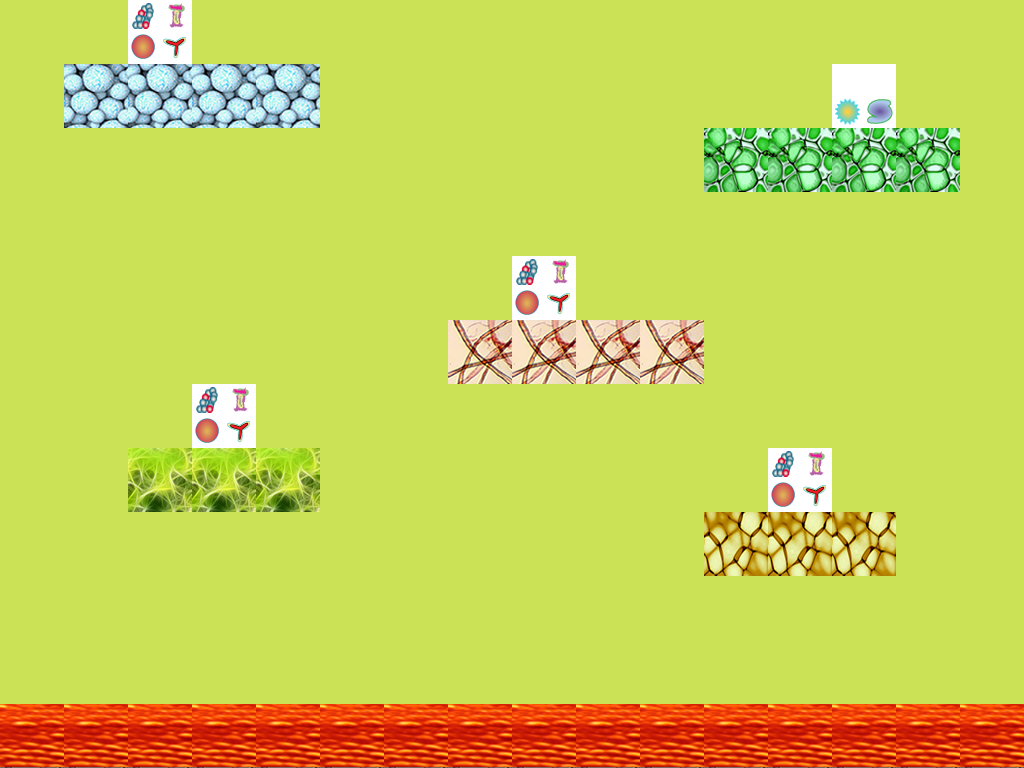

Tiled map render using the project's own tile images. Description and the whole map definition, tile-layer contents included, below:
An orthogonal 16x12 tile map with 64x64 px tiles, 1 tile layer (Capa de Patrones 1) and 10 objects (5x citrus.objects.platformer.box2d.Platform, citrus.objects.platformer.box2d.Coin, citrus.objects.platformer.box2d.Enemy, citrus.objects.platformer.box2d.Hero).

<map version="1.0" orientation="orthogonal" width="16" height="12" tilewidth="64" tileheight="64">
 <tileset firstgid="1" name="patrones03" tilewidth="64" tileheight="64">
  <image source="tilemap_02.png" width="265" height="199" />
 </tileset>
 <layer name="Capa de Patrones 1" width="16" height="12">
  <data>
   <tile gid="7" />
   <tile gid="7" />
   <tile gid="12" />
   <tile gid="7" />
   <tile gid="7" />
   <tile gid="7" />
   <tile gid="7" />
   <tile gid="7" />
   <tile gid="7" />
   <tile gid="7" />
   <tile gid="7" />
   <tile gid="7" />
   <tile gid="7" />
   <tile gid="7" />
   <tile gid="7" />
   <tile gid="7" />
   <tile gid="7" />
   <tile gid="6" />
   <tile gid="6" />
   <tile gid="6" />
   <tile gid="6" />
   <tile gid="7" />
   <tile gid="7" />
   <tile gid="7" />
   <tile gid="7" />
   <tile gid="7" />
   <tile gid="7" />
   <tile gid="7" />
   <tile gid="7" />
   <tile gid="11" />
   <tile gid="7" />
   <tile gid="7" />
   <tile gid="7" />
   <tile gid="7" />
   <tile gid="7" />
   <tile gid="7" />
   <tile gid="7" />
   <tile gid="7" />
   <tile gid="7" />
   <tile gid="7" />
   <tile gid="7" />
   <tile gid="7" />
   <tile gid="7" />
   <tile gid="1" />
   <tile gid="1" />
   <tile gid="1" />
   <tile gid="1" />
   <tile gid="7" />
   <tile gid="7" />
   <tile gid="7" />
   <tile gid="7" />
   <tile gid="7" />
   <tile gid="7" />
   <tile gid="7" />
   <tile gid="7" />
   <tile gid="7" />
   <tile gid="7" />
   <tile gid="7" />
   <tile gid="7" />
   <tile gid="7" />
   <tile gid="7" />
   <tile gid="7" />
   <tile gid="7" />
   <tile gid="7" />
   <tile gid="7" />
   <tile gid="7" />
   <tile gid="7" />
   <tile gid="7" />
   <tile gid="7" />
   <tile gid="7" />
   <tile gid="7" />
   <tile gid="7" />
   <tile gid="12" />
   <tile gid="7" />
   <tile gid="7" />
   <tile gid="7" />
   <tile gid="7" />
   <tile gid="7" />
   <tile gid="7" />
   <tile gid="7" />
   <tile gid="7" />
   <tile gid="7" />
   <tile gid="7" />
   <tile gid="7" />
   <tile gid="7" />
   <tile gid="7" />
   <tile gid="7" />
   <tile gid="8" />
   <tile gid="8" />
   <tile gid="8" />
   <tile gid="8" />
   <tile gid="7" />
   <tile gid="7" />
   <tile gid="7" />
   <tile gid="7" />
   <tile gid="7" />
   <tile gid="7" />
   <tile gid="7" />
   <tile gid="7" />
   <tile gid="12" />
   <tile gid="7" />
   <tile gid="7" />
   <tile gid="7" />
   <tile gid="7" />
   <tile gid="7" />
   <tile gid="7" />
   <tile gid="7" />
   <tile gid="7" />
   <tile gid="7" />
   <tile gid="7" />
   <tile gid="7" />
   <tile gid="7" />
   <tile gid="7" />
   <tile gid="7" />
   <tile gid="2" />
   <tile gid="2" />
   <tile gid="2" />
   <tile gid="7" />
   <tile gid="7" />
   <tile gid="7" />
   <tile gid="7" />
   <tile gid="7" />
   <tile gid="7" />
   <tile gid="7" />
   <tile gid="12" />
   <tile gid="7" />
   <tile gid="7" />
   <tile gid="7" />
   <tile gid="7" />
   <tile gid="7" />
   <tile gid="7" />
   <tile gid="7" />
   <tile gid="7" />
   <tile gid="7" />
   <tile gid="7" />
   <tile gid="7" />
   <tile gid="7" />
   <tile gid="7" />
   <tile gid="7" />
   <tile gid="3" />
   <tile gid="3" />
   <tile gid="3" />
   <tile gid="7" />
   <tile gid="7" />
   <tile gid="7" />
   <tile gid="7" />
   <tile gid="7" />
   <tile gid="7" />
   <tile gid="7" />
   <tile gid="7" />
   <tile gid="7" />
   <tile gid="7" />
   <tile gid="7" />
   <tile gid="7" />
   <tile gid="7" />
   <tile gid="7" />
   <tile gid="7" />
   <tile gid="7" />
   <tile gid="7" />
   <tile gid="7" />
   <tile gid="7" />
   <tile gid="7" />
   <tile gid="7" />
   <tile gid="7" />
   <tile gid="7" />
   <tile gid="7" />
   <tile gid="7" />
   <tile gid="7" />
   <tile gid="7" />
   <tile gid="7" />
   <tile gid="7" />
   <tile gid="7" />
   <tile gid="7" />
   <tile gid="7" />
   <tile gid="7" />
   <tile gid="7" />
   <tile gid="4" />
   <tile gid="4" />
   <tile gid="4" />
   <tile gid="4" />
   <tile gid="4" />
   <tile gid="4" />
   <tile gid="4" />
   <tile gid="4" />
   <tile gid="4" />
   <tile gid="4" />
   <tile gid="4" />
   <tile gid="4" />
   <tile gid="4" />
   <tile gid="4" />
   <tile gid="4" />
   <tile gid="4" />
  </data>
 </layer>
 <objectgroup name="Capa de Objetos 1" width="16" height="12">
  <object name="coin" type="citrus.objects.platformer.box2d.Coin" x="832" y="64" width="64" height="64" />
  <object type="citrus.objects.platformer.box2d.Platform" x="704" y="128" width="256" height="64" />
  <object x="448" y="320" width="256" height="64" />
  <object type="citrus.objects.platformer.box2d.Platform" x="704" y="512" width="192" height="64" />
  <object type="citrus.objects.platformer.box2d.Platform" x="128" y="448" width="192" height="64" />
  <object type="citrus.objects.platformer.box2d.Platform" x="64" y="64" width="256" height="64" />
  <object type="citrus.objects.platformer.box2d.Platform" x="0" y="704" width="1024" height="64" />
  <object x="192" y="128" />
  <object name="enemy" type="citrus.objects.platformer.box2d.Enemy" x="832" y="640" width="64" height="64" />
  <object name="hero" type="citrus.objects.platformer.box2d.Hero" x="192" y="640" width="64" height="64" />
 </objectgroup>
</map>